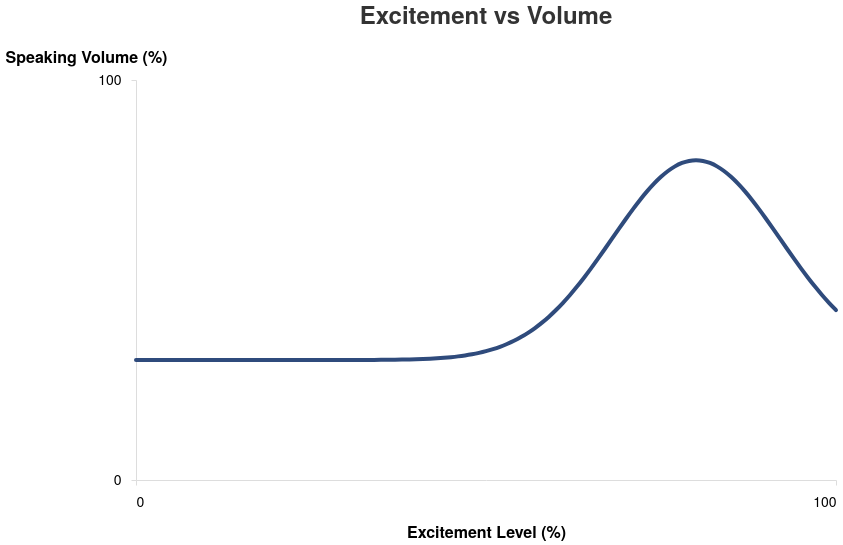

The Vega-Lite source for this figure:
### Vega-Lite specification from a JSON file in a GitHub repository (floating-point values rounded to 4 significant figures)
{"$schema": "https://vega.github.io/schema/vega-lite/v5.json", "width": 700, "height": 400, "title": {"text": "Excitement vs Volume", "fontSize": 24, "font": "Helvetica Neue, sans-serif", "anchor": "middle", "color": "#333", "offset": 20}, "data": {"values": [{"excitement": 0, "volume": 30.0}, {"excitement": 1, "volume": 30.0}, {"excitement": 2, "volume": 30.0}, {"excitement": 3, "volume": 30.0}, {"excitement": 4, "volume": 30.0}, {"excitement": 5, "volume": 30.0}, {"excitement": 6, "volume": 30.0}, {"excitement": 7, "volume": 30.0}, {"excitement": 8, "volume": 30.0}, {"excitement": 9, "volume": 30.0}, {"excitement": 10, "volume": 30.0}, {"excitement": 11, "volume": 30.0}, {"excitement": 12, "volume": 30.0}, {"excitement": 13, "volume": 30.0}, {"excitement": 14, "volume": 30.0}, {"excitement": 15, "volume": 30.0}, {"excitement": 16, "volume": 30.0}, {"excitement": 17, "volume": 30.0}, {"excitement": 18, "volume": 30.0}, {"excitement": 19, "volume": 30.0}, {"excitement": 20, "volume": 30.0}, {"excitement": 21, "volume": 30.0}, {"excitement": 22, "volume": 30.0}, {"excitement": 23, "volume": 30.0}, {"excitement": 24, "volume": 30.0}, {"excitement": 25, "volume": 30.0}, {"excitement": 26, "volume": 30.0}, {"excitement": 27, "volume": 30.0}, {"excitement": 28, "volume": 30.0}, {"excitement": 29, "volume": 30.01}, {"excitement": 30, "volume": 30.01}, {"excitement": 31, "volume": 30.01}, {"excitement": 32, "volume": 30.02}, {"excitement": 33, "volume": 30.02}, {"excitement": 34, "volume": 30.03}, {"excitement": 35, "volume": 30.04}, {"excitement": 36, "volume": 30.06}, {"excitement": 37, "volume": 30.08}, {"excitement": 38, "volume": 30.11}, {"excitement": 39, "volume": 30.15}, {"excitement": 40, "volume": 30.19}, {"excitement": 41, "volume": 30.25}, {"excitement": 42, "volume": 30.33}, {"excitement": 43, "volume": 30.43}, {"excitement": 44, "volume": 30.56}, {"excitement": 45, "volume": 30.71}, {"excitement": 46, "volume": 30.9}, {"excitement": 47, "volume": 31.14}, {"excitement": 48, "volume": 31.43}, {"excitement": 49, "volume": 31.78}, {"excitement": 50, "volume": 32.2}, {"excitement": 51, "volume": 32.7}, {"excitement": 52, "volume": 33.29}, {"excitement": 53, "volume": 33.98}, {"excitement": 54, "volume": 34.78}, {"excitement": 55, "volume": 35.71}, {"excitement": 56, "volume": 36.77}, {"excitement": 57, "volume": 37.97}, {"excitement": 58, "volume": 39.31}, {"excitement": 59, "volume": 40.81}, {"excitement": 60, "volume": 42.47}, {"excitement": 61, "volume": 44.28}, {"excitement": 62, "volume": 46.23}, {"excitement": 63, "volume": 48.33}, {"excitement": 64, "volume": 50.56}, {"excitement": 65, "volume": 52.89}, {"excitement": 66, "volume": 55.32}, {"excitement": 67, "volume": 57.81}, {"excitement": 68, "volume": 60.33}, {"excitement": 69, "volume": 62.85}, {"excitement": 70, "volume": 65.33}, {"excitement": 71, "volume": 67.74}, {"excitement": 72, "volume": 70.04}, {"excitement": 73, "volume": 72.18}, {"excitement": 74, "volume": 74.12}, {"excitement": 75, "volume": 75.84}, {"excitement": 76, "volume": 77.3}, {"excitement": 77, "volume": 78.46}, {"excitement": 78, "volume": 79.31}, {"excitement": 79, "volume": 79.83}, {"excitement": 80, "volume": 80.0}, {"excitement": 81, "volume": 79.83}, {"excitement": 82, "volume": 79.31}, {"excitement": 83, "volume": 78.46}, {"excitement": 84, "volume": 77.3}, {"excitement": 85, "volume": 75.84}, {"excitement": 86, "volume": 74.12}, {"excitement": 87, "volume": 72.18}, {"excitement": 88, "volume": 70.04}, {"excitement": 89, "volume": 67.74}, {"excitement": 90, "volume": 65.33}, {"excitement": 91, "volume": 62.85}, {"excitement": 92, "volume": 60.33}, {"excitement": 93, "volume": 57.81}, {"excitement": 94, "volume": 55.32}, {"excitement": 95, "volume": 52.89}, {"excitement": 96, "volume": 50.56}, {"excitement": 97, "volume": 48.33}, {"excitement": 98, "volume": 46.23}, {"excitement": 99, "volume": 44.28}, {"excitement": 100, "volume": 42.47}]}, "mark": {"type": "line", "interpolate": "basis", "strokeWidth": 4, "color": "#2f4b7c", "strokeCap": "round", "strokeJoin": "round"}, "encoding": {"x": {"field": "excitement", "type": "quantitative", "title": "Excitement Level (%)", "axis": {"grid": false, "labelFont": "Helvetica Neue, sans-serif", "titleFont": "Helvetica Neue, sans-serif", "labelFontSize": 14, "titleFontSize": 16, "titlePadding": 15, "labelPadding": 10, "values": [0, 100]}, "scale": {"domain": [0, 100]}}, "y": {"field": "volume", "type": "quantitative", "title": "Speaking Volume (%)", "axis": {"grid": false, "labelFont": "Helvetica Neue, sans-serif", "titleFont": "Helvetica Neue, sans-serif", "labelFontSize": 14, "titleFontSize": 16, "titlePadding": 15, "labelPadding": 10, "orient": "left", "titleAngle": 0, "titleX": -50, "titleY": -15, "values": [0, 100]}, "scale": {"domain": [0, 100]}}}, "config": {"view": {"stroke": null, "padding": 20}, "axis": {"domainColor": "#ddd", "tickColor": "#ddd"}}}
